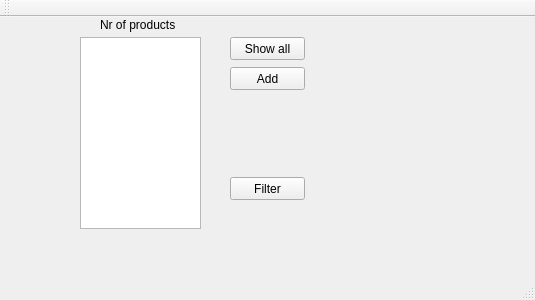
<?xml version="1.0" encoding="UTF-8"?>
<ui version="4.0">
 <class>MainWindow</class>
 <widget class="QMainWindow" name="MainWindow">
  <property name="geometry">
   <rect>
    <x>0</x>
    <y>0</y>
    <width>535</width>
    <height>300</height>
   </rect>
  </property>
  <property name="windowTitle">
   <string>MainWindow</string>
  </property>
  <widget class="QWidget" name="centralWidget">
   <widget class="QListWidget" name="listWidget">
    <property name="geometry">
     <rect>
      <x>80</x>
      <y>20</y>
      <width>121</width>
      <height>192</height>
     </rect>
    </property>
   </widget>
   <widget class="QPushButton" name="showButton">
    <property name="geometry">
     <rect>
      <x>230</x>
      <y>20</y>
      <width>75</width>
      <height>23</height>
     </rect>
    </property>
    <property name="text">
     <string>Show all</string>
    </property>
   </widget>
   <widget class="QPushButton" name="addButton">
    <property name="geometry">
     <rect>
      <x>230</x>
      <y>50</y>
      <width>75</width>
      <height>23</height>
     </rect>
    </property>
    <property name="text">
     <string>Add</string>
    </property>
   </widget>
   <widget class="QLabel" name="label">
    <property name="geometry">
     <rect>
      <x>100</x>
      <y>0</y>
      <width>81</width>
      <height>16</height>
     </rect>
    </property>
    <property name="text">
     <string>Nr of products</string>
    </property>
   </widget>
   <widget class="QPushButton" name="pushButton">
    <property name="geometry">
     <rect>
      <x>230</x>
      <y>160</y>
      <width>75</width>
      <height>23</height>
     </rect>
    </property>
    <property name="text">
     <string>Filter</string>
    </property>
   </widget>
   <widget class="QWidget" name="">
    <property name="geometry">
     <rect>
      <x>320</x>
      <y>50</y>
      <width>188</width>
      <height>22</height>
     </rect>
    </property>
    <layout class="QHBoxLayout" name="horizontalLayout">
     <item>
      <widget class="QLabel" name="label_2">
       <property name="text">
        <string>ID</string>
       </property>
      </widget>
     </item>
     <item>
      <widget class="QLineEdit" name="lineEditid"/>
     </item>
    </layout>
   </widget>
   <widget class="QWidget" name="">
    <property name="geometry">
     <rect>
      <x>310</x>
      <y>80</y>
      <width>168</width>
      <height>22</height>
     </rect>
    </property>
    <layout class="QHBoxLayout" name="horizontalLayout_2">
     <item>
      <widget class="QLabel" name="label_3">
       <property name="text">
        <string>Name</string>
       </property>
      </widget>
     </item>
     <item>
      <widget class="QLineEdit" name="lineEditname"/>
     </item>
    </layout>
   </widget>
   <widget class="QWidget" name="">
    <property name="geometry">
     <rect>
      <x>310</x>
      <y>110</y>
      <width>164</width>
      <height>22</height>
     </rect>
    </property>
    <layout class="QHBoxLayout" name="horizontalLayout_3">
     <item>
      <widget class="QLabel" name="label_4">
       <property name="text">
        <string>Price</string>
       </property>
      </widget>
     </item>
     <item>
      <widget class="QLineEdit" name="lineEditprice"/>
     </item>
    </layout>
   </widget>
   <widget class="QWidget" name="">
    <property name="geometry">
     <rect>
      <x>310</x>
      <y>160</y>
      <width>188</width>
      <height>22</height>
     </rect>
    </property>
    <layout class="QHBoxLayout" name="horizontalLayout_4">
     <item>
      <widget class="QLabel" name="label_5">
       <property name="text">
        <string>Lower then</string>
       </property>
      </widget>
     </item>
     <item>
      <widget class="QLineEdit" name="lineEdit"/>
     </item>
    </layout>
   </widget>
  </widget>
  <widget class="QMenuBar" name="menuBar">
   <property name="geometry">
    <rect>
     <x>0</x>
     <y>0</y>
     <width>535</width>
     <height>21</height>
    </rect>
   </property>
  </widget>
  <widget class="QToolBar" name="mainToolBar">
   <attribute name="toolBarArea">
    <enum>TopToolBarArea</enum>
   </attribute>
   <attribute name="toolBarBreak">
    <bool>false</bool>
   </attribute>
  </widget>
  <widget class="QStatusBar" name="statusBar"/>
 </widget>
 <layoutdefault spacing="6" margin="11"/>
 <resources/>
 <connections/>
</ui>
